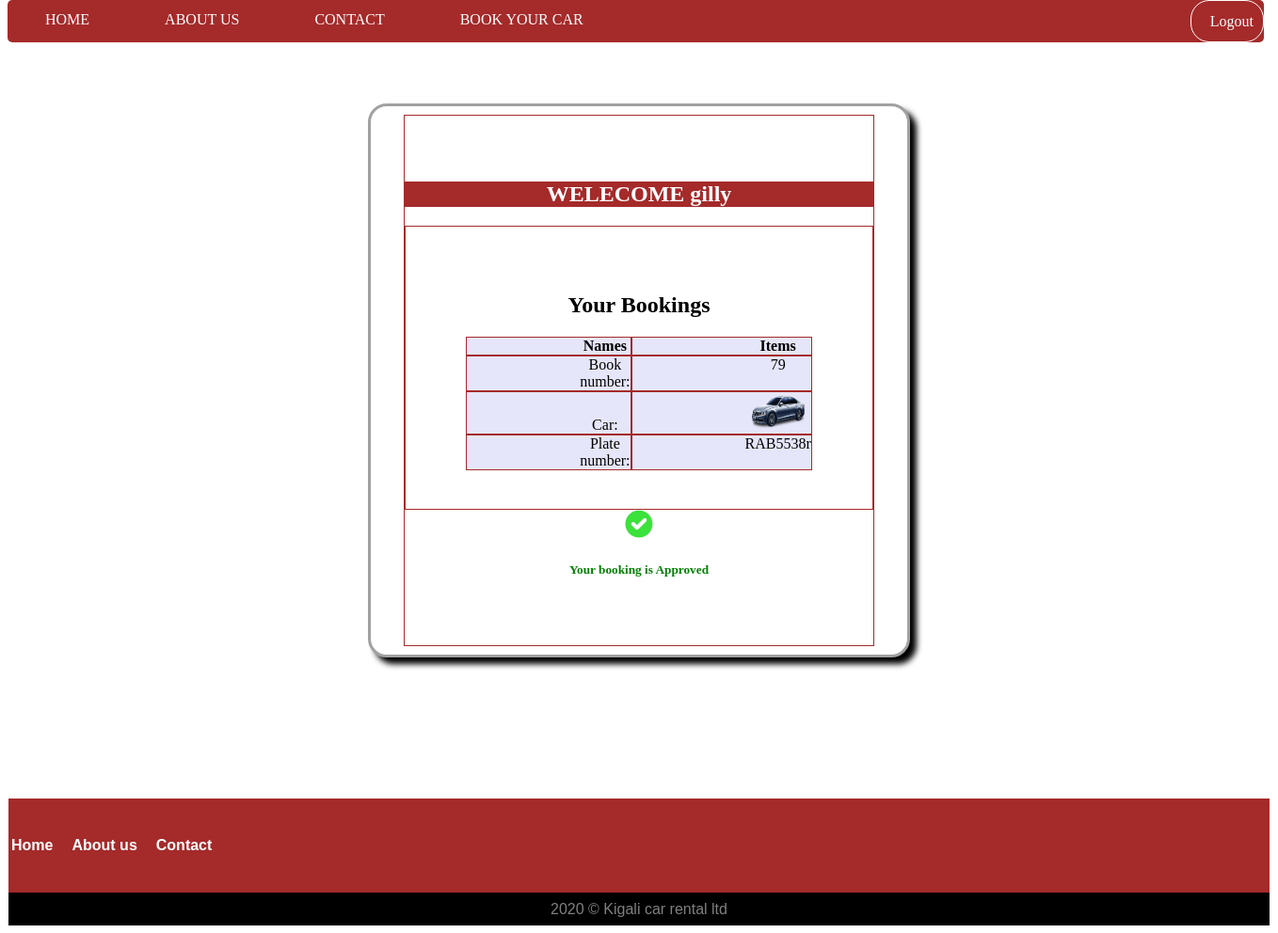
/GilbertSibomana-web-development/temp.php?email=gilly@alu.com, run on the app's committed database.
### tables this page shows
CREATE TABLE `signup` (
  `id` int(20) NOT NULL,
  `fullname` text NOT NULL,
  `username` text NOT NULL,
  `email` text NOT NULL,
  `passwords` text NOT NULL,
  `cpassword` text NOT NULL
);

CREATE TABLE `attempt_book_tb` (
  `Record_id` int(20) NOT NULL,
  `image_name` varchar(100) NOT NULL,
  `image_path` varchar(100) NOT NULL,
  `image_type` varchar(100) NOT NULL,
  `mark_name` text NOT NULL,
  `F_name` text NOT NULL,
  `L_name` text NOT NULL,
  `Email` varchar(100) NOT NULL,
  `Phone_number` int(100) NOT NULL,
  `Price` varchar(10) NOT NULL,
  `Plate_number` text NOT NULL,
  `Location` text NOT NULL,
  `Pdate` date NOT NULL,
  `Rdate` date NOT NULL,
  `Passengers` int(20) NOT NULL,
  `Approved_Not_yet` text NOT NULL
);

### GilbertSibomana-web-development/temp.php (the view, shortened to what this page needs)
<?php
$email=$_GET['email'];
?>
<!DOCTYPE html>
<html>
<head>
    <link rel="stylesheet" href="css/style.css">
<body>
<nav id="navbar">
<a id="bar" href="index.html">HOME</a>
<a id="bar" href="aboutus.html">ABOUT US</a>
<a id="bar" href="contact.php">CONTACT</a>
<a id="bar" href="Booking.php">BOOK YOUR CAR</a>
<nav id="sign">
<a id="signid" class="signcls" href="login.php">Logout</a>
</nav>
</nav>
<center>
<div id="Sign-In">
     <?php
     $connect=mysqli_connect("localhost","root","","kcar-rental");
     $result = mysqli_query($connect,"SELECT * FROM signup WHERE email='$email'");
     echo"<center>";
     echo "<div id='container'>";
     while($row = mysqli_fetch_array($result))
     {
          echo"<legend><h2>WELECOME ".$row['username']."</h2></legend>";
     }
    $result = mysqli_query($connect,"SELECT * FROM attempt_book_tb WHERE Email='$email'");
    while($row = mysqli_fetch_array($result))
    {
     echo"<center>";
     echo "<div id='collect'>";
     echo "<h2><b>Your Bookings</b></h2>";
     echo "<div id='row2'>";
     echo "<div id='left3'><b>Names</b></div>";
     echo "<div id='left3'><b>Items</b></div>";
     echo "</div>";
     echo "<div id='row2'>";
     echo "<div id='left3'>Book number: </div>";
     echo "<div id='left3'>". $row['Record_id'] ."</div>";
     echo "</div>";
     echo "<div id='row2'>";
     echo "<div id='left3'>Car: </div>";
     echo "<div id='left3'>";?> <img width='60' height='40' src=<?php echo "image/".$row['image_name'].">"?> <?php echo "</div>";
     echo "</div>";
     echo "<div id='row2'>";
     echo "<div id='left3'>Plate number: </div>";
     echo "<div id='left3'>". $row['Plate_number'] ."</div>";
     echo "</div>";
     echo "</div>";
     if($row['Approved_Not_yet']=='Approved'){
          echo"<img width='30' height='30' src='imag/yes.png'><h5 id='green'>Your booking is Approved</h5>";
     }
     else{
          echo"<img width='30' height='30' src='imag/no.png'><h5 id='red'>Your booking is Not yet Approved</h5>";
     }
    }
     echo"</center>";
     echo "</div>";
?>
</div>
<center>
	 <table width="1340" height="100" align="center" bgcolor="brown">
<tr>
<td>
<a href="#"><b>Home</b></a>
<a href="#"><b>About us</b></a>
<a href="#"><b>Contact</b></a>
</td>
</tr>
<table width="1340" height="35" align="center" bgcolor="black">
<tr>
<td align="center">
<font color="grey" face="arial">2020 © Kigali car rental ltd</font>
</html>

### GilbertSibomana-web-development/css/style.css (style rules this page uses)
body { background-image: url(imag/rwanda-244e.jpg) ; position: relative; height: auto; }
#navbar { float: center; height: 45px; width: 1335px; background-color:brown; text-align: center; border-radius: 5px; top: 0; position: fixed; }
#navbar #bar { float: left; text-decoration: none; color: white; padding: 0px 40px 0px; line-height: 42px; height: 42px; font-family:Century Gothic; text-align: center; top: 0; }
#navbar #sign #signid { float: right; font-family:Century Gothic; text-align: center; text-decoration: none; color: white; padding: 1px 10px 0px 20px; line-height: 42px; font-family:Century Gothic; text-align: center; }
.signcls { border: white solid 1px; border-radius: 20px; }
a { text-decoration: none; color: white; font-family: arial; }
#row2 { display: table-row; align-items: center; align-content: center; padding-left: 100px; width: 100px; background-color: white; }

### GilbertSibomana-web-development/temp.php (style rules this page uses)
body { background-image: url(imag/rwanda-244e.jpg) ; }
a { text-decoration: none; color: white; font-family: arial; }
#Sign-In { margin-top:110px; margin-bottom:150px; border:3px solid #a1a1a1; padding:9px 35px; background:white; width:500px; border-radius:20px; box-shadow: 7px 7px 6px; }
legend { font-family:century gothic; color:brown; }
#container { padding-top:50px; padding-bottom:50px; border:solid brown 1px; }
#collect { padding-top:50px; padding-bottom:50px; border:solid brown 1px; height:200px; }
#row2 { display: table-row; padding-left: 120px; padding-right: 0px; border-radius: 5px; border:solid brown 1px; }
#left3,#middle3 { display: table-cell; padding-left: 120px; padding-right: 0px; padding-top:0px; float:center; font-family:century gothic; background-color:#E6E6FA; width:50px; border:solid brown 1px; }
legend { background-color:brown; color:white; }
h2 { padding-top:0px; font-family:century gothic; }
#green { font-family:century gothic; color:green; }

### data on the page
signup: username "gilly"
attempt_book_tb: Record_id "79", image_name (picture), Plate_number "RAB5538r"
